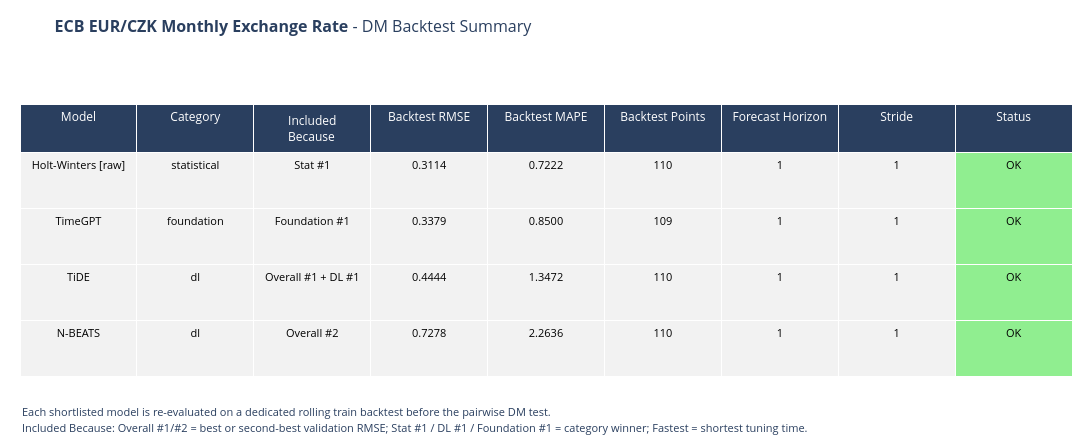

The notebook cell this image was saved under:
### Code cell
# 11. Dedicated DM backtest on rolling CV-like train backtest

# Main thesis setup: h=1, stride=1

dm_analysis = run_pairwise_dm_analysis(
    tracker=tracker,
    train=train,
    freq=DATASET_CONFIG["frequency"],
    scaler=scaler,
    train_scaled=train_scaled,
    forecast_horizon=1,
    stride=1,
    include_second_best=True,
    include_fastest=False,
    include_foundation=True,
    criterion="mse",
    adjust_pvalues=True,
)

dm_backtest_summary_df = dm_analysis["backtest_summary"]
dm_pairwise_df = dm_analysis["pairwise_results"]

fig_dm_backtest_summary = plot_dm_backtest_summary_table(
    dm_backtest_summary_df,
    DATASET_NAME,
)

if fig_dm_backtest_summary:
    fig_dm_backtest_summary.show()

### Figure 1 — Plotly figure (JSON) as saved in the notebook; plotly's stock layout.template omitted (floating-point values rounded to 4 significant figures)
{"data": [{"cells": {"align": "center", "fill": {"color": [["#f2f2f2", "#f2f2f2", "#f2f2f2", "#f2f2f2"], ["#f2f2f2", "#f2f2f2", "#f2f2f2", "#f2f2f2"], ["#f2f2f2", "#f2f2f2", "#f2f2f2", "#f2f2f2"], ["#f2f2f2", "#f2f2f2", "#f2f2f2", "#f2f2f2"], ["#f2f2f2", "#f2f2f2", "#f2f2f2", "#f2f2f2"], ["#f2f2f2", "#f2f2f2", "#f2f2f2", "#f2f2f2"], ["#f2f2f2", "#f2f2f2", "#f2f2f2", "#f2f2f2"], ["#f2f2f2", "#f2f2f2", "#f2f2f2", "#f2f2f2"], ["lightgreen", "lightgreen", "lightgreen", "lightgreen"]]}, "font": {"color": "black", "size": 11}, "format": [null, null, null, ".4f", ".4f", ".0f", ".0f", ".0f", null], "height": 56, "values": [["Holt-Winters [raw]", "TimeGPT", "TiDE", "N-BEATS"], ["statistical", "foundation", "dl", "dl"], ["Stat #1", "Foundation #1", "Overall #1 + DL #1", "Overall #2"], [0.3114, 0.3379, 0.4444, 0.7278], [0.7222, 0.85, 1.347, 2.264], [110, 109, 110, 110], [1, 1, 1, 1], [1, 1, 1, 1], ["OK", "OK", "OK", "OK"]]}, "header": {"align": "center", "fill": {"color": "#2a3f5f"}, "font": {"color": "white", "size": 12}, "height": 40, "values": ["Model", "Category", "Included Because", "Backtest RMSE", "Backtest MAPE", "Backtest Points", "Forecast Horizon", "Stride", "Status"]}, "type": "table"}], "layout": {"annotations": [{"align": "left", "showarrow": false, "text": "<span style='font-size:11px'>Each shortlisted model is re-evaluated on a dedicated rolling train backtest before the pairwise DM test.</span>", "x": 0, "xanchor": "left", "xref": "paper", "y": 0, "yanchor": "top", "yref": "paper", "yshift": -10}, {"align": "left", "showarrow": false, "text": "<span style='font-size:11px'>Included Because: Overall #1/#2 = best or second-best validation RMSE; Stat #1 / DL #1 / Foundation #1 = category winner; Fastest = shortest tuning time.</span>", "x": 0, "xanchor": "left", "xref": "paper", "y": 0, "yanchor": "top", "yref": "paper", "yshift": -26}], "height": 446, "margin": {"b": 54, "l": 20, "r": 20, "t": 104}, "title": {"font": {"size": 16}, "pad": {"b": 6, "t": 10}, "text": "<b>ECB EUR/CZK Monthly Exchange Rate</b> - DM Backtest Summary", "y": 0.975, "yanchor": "top"}, "width": 1700}}
